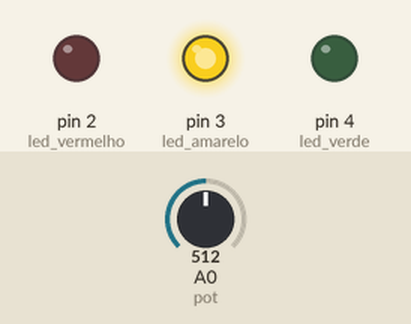
Recording of a sketch running on a simulated Arduino Uno, built with avr-gcc and run on an emulated ATmega328P. On the bench: output pins drawn as LEDs (lit = HIGH). The inputs (shaded band) are chosen by the test bench; at power-on: A0 (pot) = 512.

Above: at 1.2 s.
1.3 s: A0 (pot) set to 653
2.8 s: A0 (pot) set to 684
At 3.9 s:
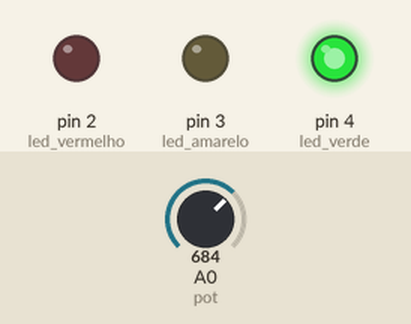
4.3 s: A0 (pot) set to 656
At 5.5 s:
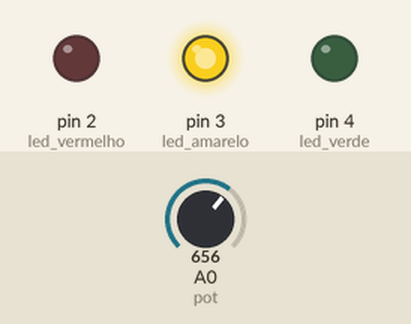
5.8 s: A0 (pot) set to 339
7.3 s: A0 (pot) set to 315
At 8.0 s:
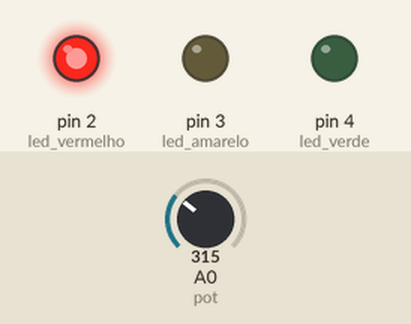
Timing chart, 0 to 9.8 s (numbered marks = the images above; inputs shaded):
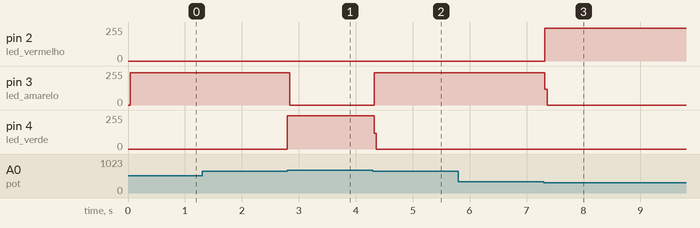

Measured:
- the behaviour switches between 665 and 666 on A0 (pot) (found by bisection; images 0 and 1)
- the behaviour switches between 333 and 332 on A0 (pot) (found by bisection; images 2 and 3)
- after the input at 1.3 s, every drawn part: stays the same
- after the input at 2.8 s, pin 3 (led_amarelo): 243/255 → 0/255 at once; pin 4 (led_verde): 0/255 → 249/255 at once
- after the input at 4.3 s, pin 3 (led_amarelo): 0/255 → 243/255 at once; pin 4 (led_verde): 249/255 → 0/255 at once
- after the input at 5.8 s, every drawn part: stays the same
- after the input at 7.3 s, pin 2 (led_vermelho): 0/255 → 245/255 at once; pin 3 (led_amarelo): 243/255 → 0/255 at once

The sketch:

SemaforoPot.ino
```cpp
/*
  SemaforoPot
  Controla tres leds com um potenciometro
 */

int led_vermelho = 2;
int led_amarelo = 3;
int led_verde = 4;
int led_aceso = led_vermelho;

void setup() {
  pinMode(led_vermelho, OUTPUT);
  pinMode(led_amarelo, OUTPUT);
  pinMode(led_verde, OUTPUT);
}

void loop() {
  int valor = analogRead(A0); // ler o valor do pot: 0...1023
  digitalWrite(led_aceso, LOW);
  if (valor < 333) {
    led_aceso = led_vermelho;
  } else if (valor < 666) {
    led_aceso = led_amarelo;
  } else {
    led_aceso = led_verde;
  }
  digitalWrite(led_aceso, HIGH);
}
```
